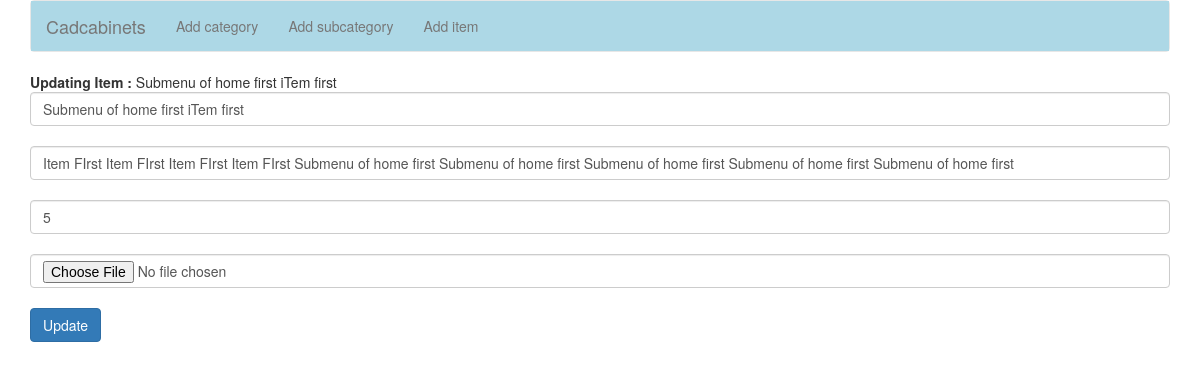
The app's page /update_item.php?ID=92 with its own data.
### tables this page shows
CREATE TABLE `menus` (
  `id` int(11) NOT NULL,
  `menu_name` varchar(255) NOT NULL,
  `parent_id` int(11) NOT NULL,
  `type` int(11) NOT NULL,
  `description` varchar(255) NOT NULL,
  `price` int(11) NOT NULL,
  `image` text NOT NULL,
  `status` int(11) NOT NULL
);

### update_item.php (the view, shortened to what this page needs)
<!doctype html>
<html>
	<head>
		<link rel="stylesheet" type="text/css" href="Style/style.css">
		<link rel="stylesheet" href="https://maxcdn.bootstrapcdn.com/bootstrap/3.3.7/css/bootstrap.min.css">
	</head>
	<body>
		<div class="container">
			<?php
				include 'Includes/header.php';
				if(isset($_GET["ID"])){ $ID=intval($_GET["ID"]);}
				$select = mysql_query("SELECT * FROM menus WHERE id='$ID'");
				$result = mysql_fetch_array($select);
				$menu_name = $result['menu_name'];
				echo "<div id='add_category'>";
					echo "<strong id='title'>"." Updating Item : "."</strong>" . $menu_name;
					echo "<form action='update_item_action.php'  method='post' class = 'form-group' >";
						echo '<input type="text" name="item_name" class = "form-control" value="'.$result["menu_name"].'"><br />';
						echo '<input type="text" name="item_desc" class = "form-control" value="'.$result["description"].'"><br />';
						echo '<input type="text" name="item_price" class = "form-control" value="'.$result["price"].'"><br />';
						echo '<input type="file" name="photo" class ="form-control"><br />';
						echo "<input type='submit' value='Update' class = 'btn btn-primary'>";
					echo "</form>";
				echo "</div>";
			?>
		</div>
	</body>
</html>

### Style/style.css (style rules this page uses)
* { margin: 0 auto; }
body { padding-bottom: 200px; }

### records on screen
menus: menu_name "Submenu of home first iTem first", item_name "Submenu of home first iTem first", item_desc "Item FIrst Item FIrst Item FIrst Item FIrst Submenu of home first Submenu of home first Submenu of home first Submenu of home first Submenu of home first", item_price "5"
